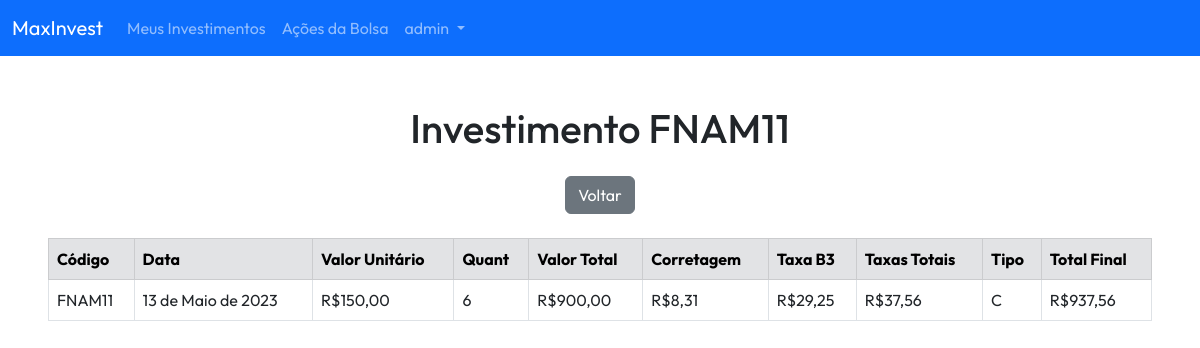
Page /invest/1/ (signed in) on the committed database.
### base/models.py (models this page shows, shortened)
class Investment(models.Model):
    investment_type_options = (
        ("C", "Compra"),
        ("V", "Venda")
    )
    user = models.ForeignKey(User, on_delete=models.CASCADE, null=False)
    stock = models.ForeignKey(Stock, on_delete=models.CASCADE, null=False)
    code = models.CharField(verbose_name='Código', max_length=25, null=False, blank=True)
    date = models.DateField(verbose_name='Data de Investimento')
    value = models.DecimalField(verbose_name='Valor Unitário',max_digits=15,decimal_places=2,default=0)
    amount = models.IntegerField(verbose_name='Quantidade',default=0)
    brokerage = models.DecimalField(verbose_name='Corretagem',max_digits=5,decimal_places=2,default=0)
    type = models.CharField(verbose_name='Tipo', max_length=1, choices=investment_type_options, null=False, blank=True)
    def taxab3(self):
        return round(((self.value * self.amount) * Decimal(0.0325)), 2)
    def total_value(self):
        return self.value * self.amount
    def total_taxas(self):
        return round((self.brokerage + ((self.value * self.amount) * Decimal(0.0325))), 2)
    def total_final(self):
        if self.type == 'C':
            return round(((self.value * self.amount) + (self.brokerage + ((self.value * self.amount) * Decimal(0.0325)))), 2)
        if self.type == 'V':
            return round(((self.value * self.amount) - (self.brokerage + ((self.value * self.amount) * Decimal(0.0325)))), 2)
    class Meta:
        ordering = ['date']

class Stock(models.Model):
    stock = models.CharField(max_length=10, db_column='stock')
    name = models.CharField(max_length=200, db_column='name')
    market_cap = models.CharField(max_length=20, db_column='market_cap', null=True)
    def __str__(self):
       return self.stock

### base/views.py (the view)
# urls.py: path('invest/<int:pk>/', InvestDetail.as_view(), name='invest'),
class InvestDetail(LoginRequiredMixin, DetailView):
    model = Investment
    context_object_name = 'investment'

### base/templates/base/investment_detail.html (shortened to what this page needs)
{% extends "style.html" %}
{% block page_content %}
<nav class="navbar navbar-expand-lg navbar-dark bg-primary">
    <div class="container-fluid">
    <a class="navbar-brand" href="{% url 'investments' %}">MaxInvest</a>
    <div class="collapse navbar-collapse">
        <ul class="navbar-nav">
            {% if request.user.is_authenticated %}
                <li class="nav-item">
                    <a class="nav-link" href="{% url 'investments' %}">Meus Investimentos</a>
                </li>
                <li class="nav-item">
                    <a class="nav-link" href="{% url 'stocks_list' %}">Ações da Bolsa</a>
                </li>
                <li class="nav-item dropdown">
                    <a class="nav-link dropdown-toggle" href="#" role="button" data-bs-toggle="dropdown" aria-expanded="false">
                        {{request.user}}
                    </a>
                </li>
            {% else %}
                <li class="nav-item">
                    <a class="nav-link" href="{% url 'login' %}">Entrar</a>
                </li>
            {% endif %}
        </ul>
    </div>
    </div>
</nav>
<h1 class="text-center mt-5">Investimento {{investment.stock}}</h1>
<div class="d-flex justify-content-center m-4">
    <a href="{% url 'investments' %}">
        <button class="btn btn-secondary">Voltar</button>
    </a>
</div>
<div class="d-flex justify-content-center pt-0 p-5">
    <table class="table table-hover table-bordered ">
        <thead class="table-secondary">
            <tr>
                <th>Código</th>
                <th>Data</th>
                <th>Valor Unitário</th>
                <th>Quant</th>
                <th>Valor Total</th>
                <th>Corretagem</th>
                <th>Taxa B3</th>
                <th>Taxas Totais</th>
                <th>Tipo</th>
                <th>Total Final</th>
            </tr>
        </thead>
        <tbody>
            <tr>
                <td>{{investment.stock}}</td>
                <td>{{investment.date}}</td>
                <td>R${{investment.value}}</td>
                <td>{{investment.amount}}</td>
                <td>R${{investment.total_value}}</td>
                <td>R${{investment.brokerage}}</td>
                <td>R${{investment.taxab3}}</td>
                <td>R${{investment.total_taxas}}</td>
                <td>{{investment.type}}</td>
                <td>R${{investment.total_final}}</td>
            </tr>
        </tbody>
    </table>
</div>
{% endblock %}

### max_invest/templates/style.html (style rules this page uses)
body { font-family: 'Outfit', sans-serif; }

### rows in the picture
Investment: stock "FNAM11", date "13 de Maio de 2023", value "150,00", amount "6", total_value "900,00", brokerage "8,31", taxab3 "29,25", total_taxas "37,56", type "C", total_final "937,56"

### other values in the picture
{{ request.user }} "admin"
